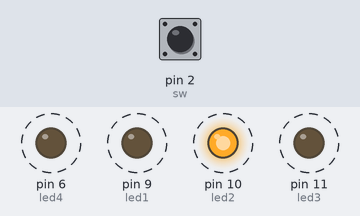
A sketch run on a simulated Arduino Uno, built with avr-gcc and run on an emulated ATmega328P. On the bench: output pins drawn as LEDs (lit = HIGH). Dashed ring = blinking. The test bench sets the inputs (shaded band); at power-on: pin 2 (sw) HIGH.

Above: at 1.7 s.
1.8 s: pin 2 (sw) pulled LOW for 1 s
At 2.92 s:
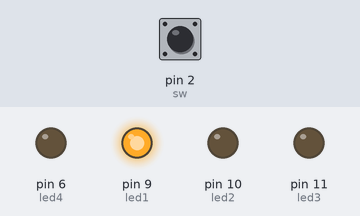
At 3.72 s:
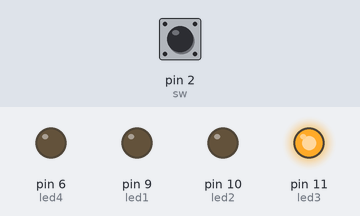
Timing chart, 0 to 10.8 s (numbered marks = the images above; inputs shaded):
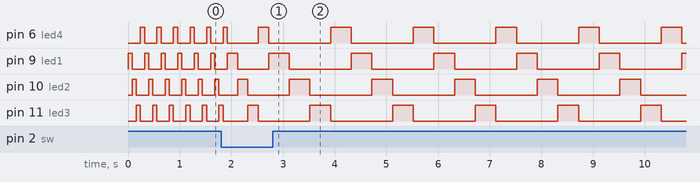

The sketch:

5_Barrido2.ino
```cpp
int led1 =9;
int led2 =10;
int led3 =11;
int led4 =6;
int sw = 2;
int t = 80;
int cont=0;

void setup() {
  pinMode(led1,OUTPUT);
  pinMode(led2,OUTPUT);
  pinMode(led3,OUTPUT);
  pinMode(led4,OUTPUT);
  pinMode(sw,INPUT);
}

void loop() {

  digitalWrite(led1, HIGH);
  delay(t);
  digitalWrite(led1, LOW);
  digitalWrite(led2, HIGH);
  delay(t);
  digitalWrite(led2, LOW);
  digitalWrite(led3, HIGH);
  delay(t);
  digitalWrite(led3, LOW);
  digitalWrite(led4, HIGH);
  delay(t);
  digitalWrite(led4, LOW);

  if(digitalRead(sw) == LOW){
   cont=(cont+1)%3;
  }

  if(cont==0){
    t=80;
  } else if (cont==1){
    t=200;
  }else if (cont==2){
    t=400;
  }

}
```
